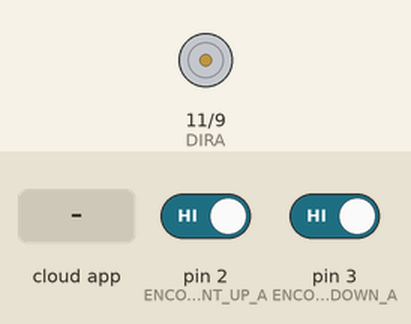
Recording of a sketch running on a simulated Arduino Uno, built with avr-gcc and run on an emulated ATmega328P. On the bench: direction and speed pins drawn as motors (green arrow = direction pin HIGH = forward, orange = LOW = backward, longer = more drive). Inputs (shaded band) come from the test bench; at power-on: pin 2 (ENCODER_COUNT_UP_A) HIGH, pin 3 (ENCODER_COUNT_DOWN_A) HIGH. The ROS host is connected and sends only what is stated.

Above: at 1.2 s.
1.3 s: the phone or cloud app sets linear.x to 100
2.8 s: the phone or cloud app sets angular.z to -100
At 3.6 s:
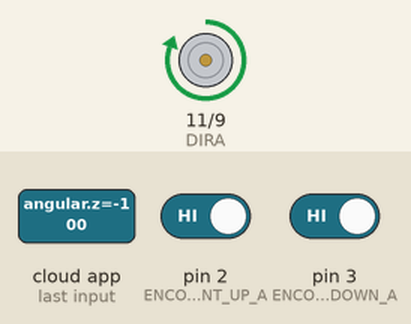
4.3 s: the phone or cloud app sets linear.x to -100
At 4.8 s:
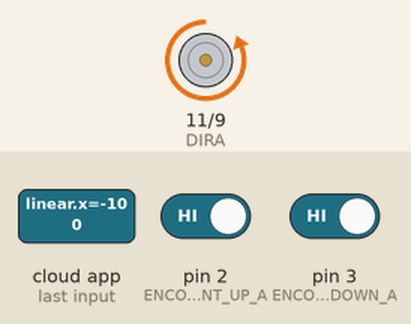
5.8 s: the phone or cloud app sets linear.x to 0
At 7.1 s:
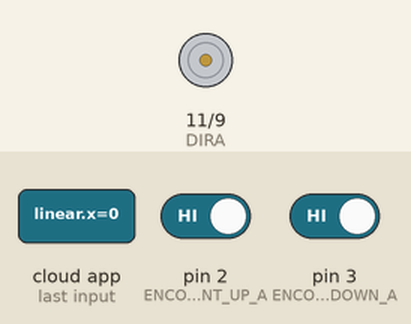
Timing chart, 0 to 8.3 s (numbered marks = the images above; inputs shaded):
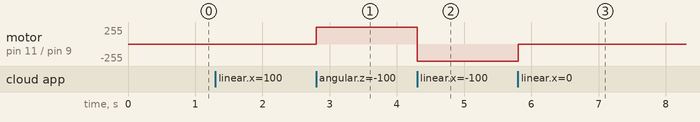

Measured:
- after the input at 2.8 s, motor on pin 11 (DIRA) / pin 9 (PWMA): stopped → forward 255/255 at once
- after the input at 4.3 s, motor on pin 11 (DIRA) / pin 9 (PWMA): forward 255/255 → backward 255/255 at once
- after the input at 5.8 s, motor on pin 11 (DIRA) / pin 9 (PWMA): backward 255/255 → stopped at once

The sketch:

dc_motor_md13s_encoder_node.ino
```cpp
/*
 * Title: Dual DC Motor Control with Encoder
 * Author: Khairul Izwan
 * Description:
 */

//include necessary library
#include <ros.h>
#include "std_msgs/String.h"
#include <geometry_msgs/Twist.h>
#include <std_msgs/Float32.h>

//Encoder Pins Definition
//Using an interrupt pins :: 2, 3, 18, 19, 20, 21
//:: https://www.arduino.cc/reference/en/language/functions/external-interrupts/attachinterrupt/?setlang=it
#define ENCODER_COUNT_UP_A 2
#define ENCODER_COUNT_DOWN_A 3

//Encoder Variables
volatile signed int TEMP_A, COUNTER_A = 0;

//Change according to the robot wheel dimension
#define wheelSep 0.34 // in unit meter (m)
#define wheelRadius 0.12; // in unit meter (m)

//Variables declaration (DC Motor)
float DutyCycle;
float PWM;

//Motor Pin Assignment (DC Motor)
int DIRA = 11;
int PWMA = 9;

//Counter Helper Function
//Count Up A
void COUNT_INTERRUPT_CW_A()
{
  if(digitalRead(ENCODER_COUNT_DOWN_A)==LOW)
  {
    COUNTER_A++;
  }
  else
  {
    COUNTER_A--;
  }
}

//Count Down A
void COUNT_INTERRUPT_CCW_A()
{
  if(digitalRead(ENCODER_COUNT_UP_A)==LOW)
  {
    COUNTER_A--;
  }
  else
  {
    COUNTER_A++;
  }
}

//Callback function for geometry_msgs::Twist (DC Motor)
void messageCb_DC_cmd_vel(const geometry_msgs::Twist &msg)
{
//  Get the ros topic value
  DutyCycle = msg.linear.x;
  PWM = msg.angular.z;

//  motor directection helper function
  DCmotorDirection();
}

//Motor Direction helper function (DC Motor)
void DCmotorDirection()
{
//  Forward
  if (DutyCycle > 0)
  {
//    digitalWrite(DIRA, LOW);
    digitalWrite(DIRA, HIGH);
    analogWrite(PWMA, PWM);
  }
//  Backward
  else if (DutyCycle < 0)
  {
//    digitalWrite(DIRA, HIGH);
    digitalWrite(DIRA, LOW);
    analogWrite(PWMA, PWM);
  }
/*
 * There is no turn left and right (not a differential drive mode)
 */
  else if (DutyCycle == 0)
  {
    analogWrite(PWMA, 0);
  }
}

//Set up the ros node (publisher and subscriber)
std_msgs::Float32 enc;
//ros::Publisher pub_enc("encRight", &enc);
ros::Publisher pub_enc("encLeft", &enc);

//ros::Subscriber<geometry_msgs::Twist> sub_DC_cmd_vel("/leftSpeed", messageCb_DC_cmd_vel);
ros::Subscriber<geometry_msgs::Twist> sub_DC_cmd_vel("/leftSpeed", messageCb_DC_cmd_vel);

ros::NodeHandle nh;

//put your setup code here, to run once:
void setup()
{
//  Encoder Pins Pull-Up
  pinMode(ENCODER_COUNT_UP_A, INPUT_PULLUP);
  pinMode(ENCODER_COUNT_DOWN_A, INPUT_PULLUP);

//  Interrupt Input
  attachInterrupt(digitalPinToInterrupt(ENCODER_COUNT_UP_A), COUNT_INTERRUPT_CW_A, RISING);
  attachInterrupt(digitalPinToInterrupt(ENCODER_COUNT_DOWN_A), COUNT_INTERRUPT_CCW_A, RISING);

//Input/Output Pins Assigment
  pinMode(DIRA, OUTPUT);
  pinMode(PWMA, OUTPUT);

//Initiate ROS-node
  nh.initNode();
  nh.advertise(pub_enc);
  nh.subscribe(sub_DC_cmd_vel);
}

//put your main code here, to run repeatedly:
void loop()
{
  enc.data = COUNTER_A;
  pub_enc.publish(&enc);
  nh.spinOnce();
  delay(1);
}
```
